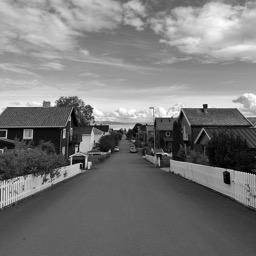
%> input picture Week7/image_gs.png, 256 x 256 px
$ octave main.m   (GNU Octave 9; MATLAB toolbox functions it lacks are replaced by stand-ins)
%> lines starting %> are read from the running program, lines starting %| are printed output that depends on the picture
### Week7/convertToGrayscale.m
function grayImage = convertToGrayscale(imagePath)
%> called with imagePath = 'image_gs.png'
    % convertToGrayscale - Converts an image to grayscale.
    %
    % Syntax: grayImage = convertToGrayscale(imagePath)
    %
    % Inputs:
    %    imagePath - String. Path to the image file.
    %
    % Outputs:
    %    grayImage - Matrix. Grayscale image.

    % Read the image from the given path
    originalImage = imread(imagePath);
%> originalImage is the input picture: size 256x256x3 uint8; min 0, max 255, mean 120.7

    % Check if the image is in color (3 channels)
    if size(originalImage, 3) == 3
        % Convert to grayscale
        grayImage = rgb2gray(originalImage);
    else
        % The image is already grayscale
        grayImage = originalImage;
    end
end

### Week7/main.m
% DCT AND WHT one time only

% Path to the image file
imagePath = 'image_gs.png';

% Call the convertToGrayscale function
grayImage = convertToGrayscale(imagePath);
doubleGrayImage = im2double(grayImage);

% Initialize a new figure for displaying images and their transforms
figure;

% Display the original grayscale image
subplot(3, 4, 1);
imshow(grayImage);
title('Original Image');

%------------------------DCT----------------------
dctImage = dct2(doubleGrayImage);
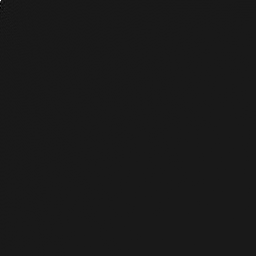
%> dctImage: size 256x256 double; min -13.21, max 121.1, mean 0; drawn with min black and max white
subplot(3, 4, 2);
imshow(log(abs(dctImage)),[]);
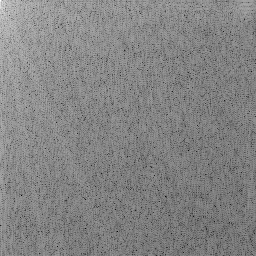
%> displayed picture: size 256x256, on the screen's scale of 0 to 255; min 0, max 255, mean 131.7
title('DCT of the image');

% Display selected low frequency DCT
% Keeping the top-left corner of the DCT coefficients
selectedDCT = dctImage;
selectedDCT(33:end, 33:end) = 0; % Zero out all but top-left 32x32 coefficients
subplot(3, 4, 3);
imshow(log(abs(selectedDCT)), []);
title('Selected Low Frequency DCT');

% Reconstruct image from selected low frequency DCT
reconstructedDCT = idct2(selectedDCT);
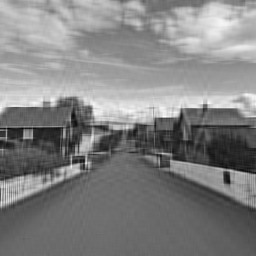
%> reconstructedDCT: size 256x256 double; min -0.108, max 1.03, mean 0.473; drawn with min black and max white
subplot(3, 4, 4);
imshow(reconstructedDCT, []);
title('Reconstructed Image from DCT');

%------------------------WHT----------------------
whtImage = fwht(doubleGrayImage);
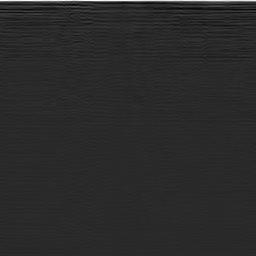
%> whtImage: size 256x256 double; min -0.102, max 0.521, mean 0.00215; drawn with min black and max white
subplot(3, 4, 5);
imshow(log(abs(whtImage)), []);
title('WHT of the image');

% Display selected low frequency WHT
% Keeping the top-left corner of the WHT coefficients
selectedWHT = whtImage;
selectedWHT(33:end, 33:end) = 0; % Zero out all but top-left 32x32 coefficients
subplot(3, 4, 6);
imshow(log(abs(selectedWHT)), []);
title('Selected Low Frequency WHT');

% Reconstruct image from selected low frequency WHT
reconstructedWHT = ifwht(selectedWHT);
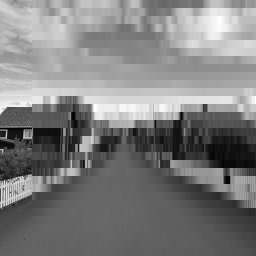
%> reconstructedWHT: size 256x256 double; min -8.33e-17, max 0.954, mean 0.473; drawn with min black and max white
subplot(3, 4, 7);
imshow(reconstructedWHT, []);
title('Reconstructed Image from WHT');

%------------------------Error Calculations----------------------

% After reconstruction, convert the images back to the same scale as the original
reconstructedDCT_uint8 = uint8(reconstructedDCT * 255);
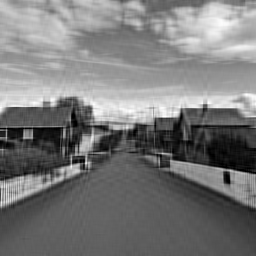
%> reconstructedDCT_uint8: size 256x256 uint8; min 0, max 255, mean 120.7; mean of the top-left, top-right, bottom-left and bottom-right quarters 158.5, 159.6, 88.7, 75.8
reconstructedWHT_uint8 = uint8(reconstructedWHT * 255);

% DCT Errors
dctMSE = immse(grayImage, reconstructedDCT_uint8);
%> dctMSE = 73.21
dctRMSE = sqrt(dctMSE);
%> dctRMSE = 8.56
dctPSNR = 10 * log10(256 * 256 / dctMSE);
%> dctPSNR = 29.52

% WHT Errors
whtMSE = immse(grayImage, reconstructedWHT_uint8);
%> whtMSE = 289
whtRMSE = sqrt(whtMSE);
%> whtRMSE = 17
whtPSNR = 10 * log10(256 * 256 / whtMSE);
%> whtPSNR = 23.56

% Plot DCT Errors
subplot(3, 4, 8);
bar([dctMSE, dctRMSE, dctPSNR]);
set(gca, 'XTickLabel', {'MSE', 'RMSE', 'PSNR'});
title('DCT Errors');

% Plot WHT Errors
subplot(3, 4, 9);
bar([whtMSE, whtRMSE, whtPSNR]);
set(gca, 'XTickLabel', {'MSE', 'RMSE', 'PSNR'});
title('WHT Errors');

% Adjust layout to prevent label overlap
set(gcf, 'Position', get(0, 'Screensize')); % Maximize figure to fullscreen for readability
